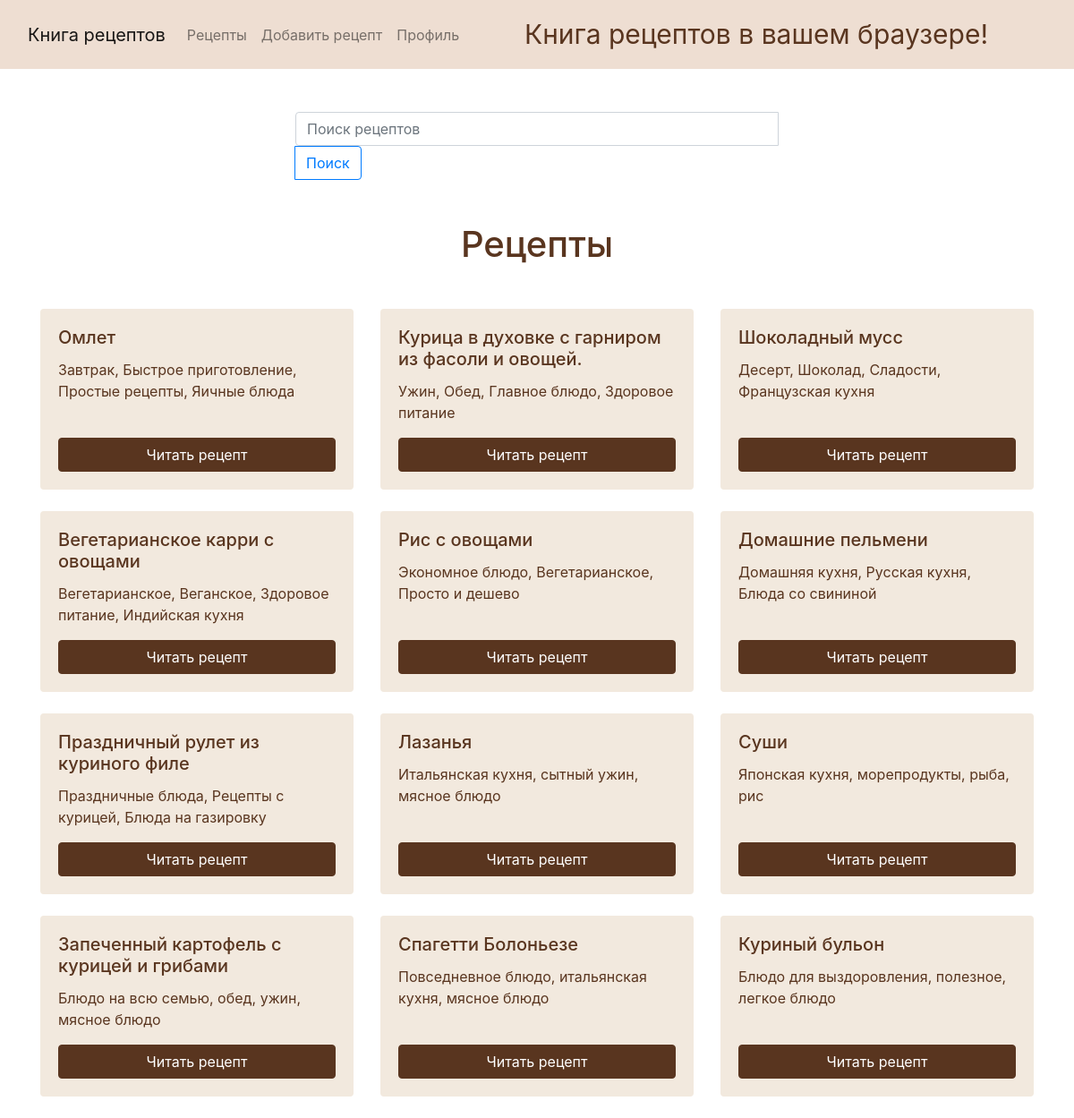
Page /recipes on the committed database.
### main.py (models this page shows)
class Recipe(db.Model):
    id = db.Column(db.Integer, primary_key=True)
    name = db.Column(db.String(100), nullable=False)
    tags = db.Column(db.String(100), nullable=False)
    ingredients = db.Column(db.Text, nullable=False)
    instructions = db.Column(db.Text, nullable=False)
    author_id = db.Column(db.Integer, db.ForeignKey('user.id'), nullable=False)
    created_at = db.Column(db.DateTime, default=datetime.utcnow)
    favorites = db.relationship('Favorite', backref='recipe', lazy=True)

### main.py (the view)
@app.route('/recipes')
def recipes():
    recipes = Recipe.query.all()
    return render_template('recipes.html', recipes=recipes)

### templates/recipes.html (shortened to what this page needs)
<!DOCTYPE html>
<html lang="en">
<head>
  <link rel="stylesheet" href="https://maxcdn.bootstrapcdn.com/bootstrap/4.5.2/css/bootstrap.min.css">
</head>
<body>
<nav class="navbar navbar-expand-lg navbar-light" style="background-color: #eeded2">
  <div class="container-fluid">
    <a class="navbar-brand" href="/">Книга рецептов</a>
    <div class="collapse navbar-collapse" id="navbarText">
      <ul class="navbar-nav me-auto mb-2 mb-lg-0">
        <li class="nav-item">
          <a class="nav-link " aria-current="page" href="/recipes">Рецепты</a>
        </li>
        <li class="nav-item">
          <a class="nav-link" href="/add-recipe">Добавить рецепт</a>
        </li>
          <li class="nav-item">
          <a class="nav-link" href="/profile">Профиль</a>
        </li>
      </ul>
      <span class="navbar-text mx-auto" style="color: #59351F; font-size: 30px;">
        Книга рецептов в вашем браузере!
      </span>
    </div>
  </div>
</nav>
    <div class="container mt-5">
    <div class="row justify-content-center">
      <div class="col-md-6">
        <form class="form-inline w-100" action="/search" method="GET">
          <div class="input-group w-100">
            <input class="form-control w-100" type="search" placeholder="Поиск рецептов" aria-label="Search" name="q">
            <div class="input-group-append">
              <button class="btn btn-outline-primary" type="submit">Поиск</button>
            </div>
          </div>
        </form>
      </div>
    </div>
  </div>
    <div class="container mt-5">
        <h1 class="text-center mb-5">Рецепты</h1>
        <div class="row">
            {% for recipe in recipes %}
            <div class="col-md-4 mb-4">
                <div class="card h-100">
                    <div class="card-body d-flex flex-column">
                        <h5 class="card-title">{{ recipe.name }}</h5>
                        <p class="card-text">{{ recipe.tags }}</p>
                        <a href="/recipe/{{ recipe.id }}" class="btn btn-primary mt-auto">Читать рецепт</a>
                    </div>
                </div>
            </div>
            {% endfor %}
        </div>
    </div>
</body>
</html>

### templates/recipes.html (style rules this page uses)
.navbar { background-color: #d3c1ae; }
.navbar-brand { color: #59351F; }
.navbar-nav .nav-link { color: #59351F; }
.navbar-text { color: #59351F; }
h1 { color: #59351F; }
.card { background-color: #f2e9de; border: none; }
.card-title { color: #59351F; }
.card-text { color: #59351F; }
.btn-primary { background-color: #59351F; border-color: #59351F; }

### rows in the picture
Recipe: name "Омлет", tags "Завтрак, Быстрое приготовление, Простые рецепты, Яичные блюда"
Recipe: name "Курица в духовке с гарниром из фасоли и овощей.", tags "Ужин, Обед, Главное блюдо, Здоровое питание"
Recipe: name "Шоколадный мусс", tags "Десерт, Шоколад, Сладости, Французская кухня"
Recipe: name "Вегетарианское карри с овощами", tags "Вегетарианское, Веганское, Здоровое питание, Индийская кухня"
Recipe: name "Рис с овощами", tags "Экономное блюдо, Вегетарианское, Просто и дешево"
Recipe: name "Домашние пельмени", tags "Домашняя кухня, Русская кухня, Блюда со свининой"
Recipe: name "Праздничный рулет из куриного филе", tags "Праздничные блюда, Рецепты с курицей, Блюда на газировку"
Recipe: name "Лазанья", tags "Итальянская кухня, сытный ужин, мясное блюдо"
Recipe: name "Суши", tags "Японская кухня, морепродукты, рыба, рис"
Recipe: name "Запеченный картофель с курицей и грибами", tags "Блюдо на всю семью, обед, ужин, мясное блюдо"
Recipe: name "Спагетти Болоньезе", tags "Повседневное блюдо, итальянская кухня, мясное блюдо"
Recipe: name "Куриный бульон", tags "Блюдо для выздоровления, полезное, легкое блюдо"
